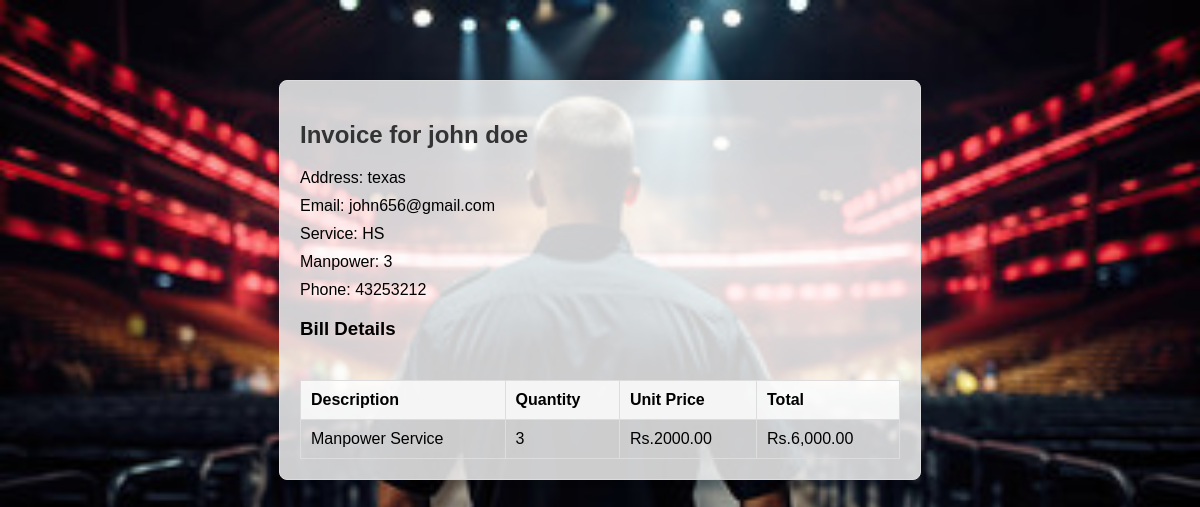
The app's page /login/invoice.php?customerId=20 with its own data.
### tables this page shows
CREATE TABLE `custlist` (
  `id` int(10) NOT NULL,
  `name` varchar(50) NOT NULL,
  `address` varchar(100) NOT NULL,
  `email` varchar(30) NOT NULL,
  `service` varchar(30) NOT NULL,
  `manpower` int(10) NOT NULL,
  `phone` int(10) NOT NULL
);

### login/invoice.php (the view, shortened to what this page needs)
<?php
$host = "localhost";
$username = "root";
$password = "";
$database = "dboshs";
$conn = new mysqli($host, $username, $password, $database);
if (isset($_GET['customerId'])) {
    $customerId = $_GET['customerId'];
    $invoiceQuery = "SELECT * FROM custlist WHERE id = $customerId";
    $invoiceResult = $conn->query($invoiceQuery);
    if ($invoiceResult->num_rows > 0) {
        $row = $invoiceResult->fetch_assoc();
        $invoiceContent = "
        <html lang='en'>
        <head>
            <title>Invoice for {$row['name']}</title>
        </head>
        <body>
            <div class='invoice'>
                <h2>Invoice for {$row['name']}</h2>
                <p>Address: {$row['address']}</p>
                <p>Email: {$row['email']}</p>
                <p>Service: {$row['service']}</p>
                <p>Manpower: {$row['manpower']}</p>
                <p>Phone: {$row['phone']}</p>
                <h3>Bill Details</h3>
                <table>
                    <thead>
                        <tr>
                            <th>Description</th>
                            <th>Quantity</th>
                            <th>Unit Price</th>
                            <th>Total</th>
                        </tr>
                    </thead>
                    <tbody>
                        <tr>
                            <td>Manpower Service</td>
                            <td>{$row['manpower']}</td>
                            <td> Rs.2000.00</td>
                            <td>Rs." . number_format($row['manpower'] * 2000, 2) . "</td>
                        </tr>
                    </tbody>
                </table>
            </div>
        </body>
        </html>
        ";
        echo $invoiceContent;
    } else {
        echo "Customer not found.";
    }
} else {
    echo "Invalid request.";
}

### login/invoice.php (style rules this page uses)
body { margin: 0; padding: 0; background-image: url('img/g2.jpg'); background-size: cover; background-position: center; background-repeat: no-repeat; height: 90vh; font-family: Arial, sans-serif; background-color: rgba(0, 0, 0, 0.7); }
.invoice { max-width: 600px; margin: 80px auto; padding: 20px; background-color:rgba(255, 255, 255, 0.8); border: 1px solid #ddd; border-radius: 8px; box-shadow: 0 0 10px rgba(0, 0, 0, 0.1); }
h2 { color: #333; }
p { margin: 0; margin-bottom: 10px; }
table { width: 100%; border-collapse: collapse; margin-top: 40px; }
th, td { border: 1px solid #ddd; padding: 10px; text-align: left; }
th { background-color: rgba(255, 255, 255, 0.8); }

### records on screen
custlist: name "john doe", address "texas", email "john656@gmail.com", service "HS", manpower "3", phone "43253212", $row['manpower']*2000 "6,000.00"
